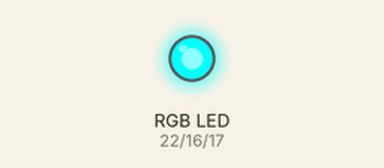
Recording of a sketch running on a simulated ESP32. Shown: an RGB LED mixed from three pins (HIGH = lit). Pins used as bus, display or sensor lines are not drawn.

Above: at 3.05 s.
At 11.6 s:
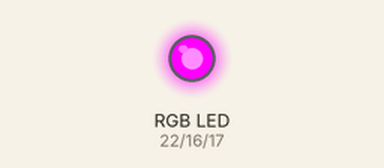
At 20.15 s:
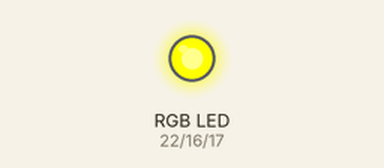
At 28.4 s:
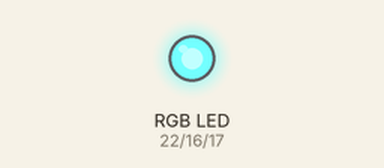
At 32.0 s:
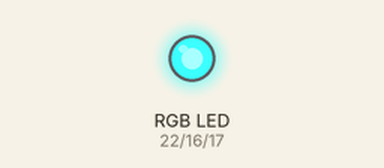
At 36.8 s:
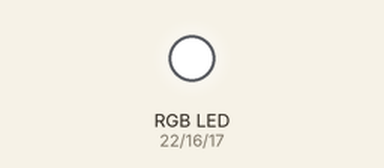
Timing chart, 0 to 47.1 s (numbered marks = the images above):
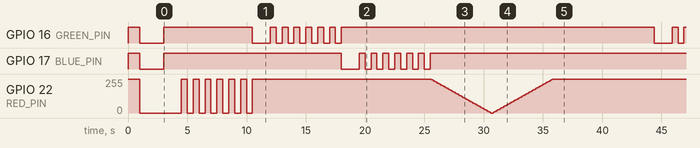

The sketch:

RGB_LED.ino
```cpp
//This program is used to operate RGB tricolor lights

//pin usage as follow:
//                   RED  GREEN  BLUE   VCC    GND
//ESP32-WROOM-32E:   22    16     17    5V     GND

//Low level  -- turn on LED light
//High level -- turn off LED light

/***********************************************************************************
* @attention
*
* THE PRESENT FIRMWARE WHICH IS FOR GUIDANCE ONLY AIMS AT PROVIDING CUSTOMERS
* WITH CODING INFORMATION REGARDING THEIR PRODUCTS IN ORDER FOR THEM TO SAVE
* TIME. AS A RESULT, QD electronic SHALL NOT BE HELD LIABLE FOR ANY
* DIRECT, INDIRECT OR CONSEQUENTIAL DAMAGES WITH RESPECT TO ANY CLAIMS ARISING
* FROM THE CONTENT OF SUCH FIRMWARE AND/OR THE USE MADE BY CUSTOMERS OF THE
* CODING INFORMATION CONTAINED HEREIN IN CONNECTION WITH THEIR PRODUCTS.
**********************************************************************************/

#include <Arduino.h>

#define RED_PIN 22
#define GREEN_PIN 16
#define BLUE_PIN 17

#define LED_ON  0
#define LED_OFF 1

int freq = 2000;    // frequency
int channel = 0;    // aisle
int resolution = 8;   // Resolution

const int led = RED_PIN;
void setup()
{
  //Initialize GPIO, turn off tricolor light

  pinMode(RED_PIN, OUTPUT);
  pinMode(GREEN_PIN, OUTPUT);
  pinMode(BLUE_PIN, OUTPUT);
  digitalWrite(RED_PIN, LED_OFF);  //RED
  digitalWrite(GREEN_PIN, LED_OFF); //GREEN
  digitalWrite(BLUE_PIN, LED_OFF); //GREEN
  delay(1000);
  digitalWrite(RED_PIN, LED_ON);  //RED
  digitalWrite(GREEN_PIN, LED_ON); //GREEN
  digitalWrite(BLUE_PIN, LED_ON); //GREEN
  delay(2000);
  // ledcAttach(led,freq,resolution);
  //ledcSetup(channel, freq, resolution); // set channel
  //ledcAttachPin(led, channel);  // Connect the channel to the corresponding pin
 // ledcAttachChannel(led, freq, resolution, channel);
}

void loop()
{
  int i = 0;
  digitalWrite(GREEN_PIN, LED_OFF);
  digitalWrite(BLUE_PIN, LED_OFF);
  digitalWrite(RED_PIN, LED_ON);
  delay(1500);
  for(i=0;i<6;i++)
  {
     digitalWrite(RED_PIN, LED_OFF);
     delay(500);
     digitalWrite(RED_PIN, LED_ON);
     delay(500);
  }
  digitalWrite(RED_PIN, LED_OFF);
  digitalWrite(BLUE_PIN, LED_OFF);
  digitalWrite(GREEN_PIN, LED_ON);
  delay(1500);
  for(i=0;i<6;i++)
  {
     digitalWrite(GREEN_PIN, LED_OFF);
     delay(500);
     digitalWrite(GREEN_PIN, LED_ON);
     delay(500);
  }
  digitalWrite(RED_PIN, LED_OFF);
  digitalWrite(GREEN_PIN, LED_OFF);
  digitalWrite(BLUE_PIN, LED_ON);
  delay(1500);
  for(i=0;i<6;i++)
  {
     digitalWrite(BLUE_PIN, LED_OFF);
     delay(500);
     digitalWrite(BLUE_PIN, LED_ON);
     delay(500);
  }
  digitalWrite(RED_PIN, LED_OFF);  //RED
  digitalWrite(GREEN_PIN, LED_OFF); //GREEN
  digitalWrite(BLUE_PIN, LED_OFF); //GREEN
  //ledcAttachPin(led, channel);
  // ledcAttach(led,freq,resolution);
  ledcAttachChannel(led, freq, resolution, channel);
  // gradually brighten
   for (int dutyCycle = 255; dutyCycle >= 0; dutyCycle = dutyCycle - 5)
  {
    ledcWrite(led, dutyCycle);  // output PWM
    delay(100);
  }
  // gradually darken
  for (int dutyCycle = 0; dutyCycle <= 255; dutyCycle = dutyCycle + 5)
  {
    ledcWrite(led, dutyCycle);  // output PWM
    delay(100);
  }
  delay(1000);
  ledcDetach(led);
}
```

Measured:
- by itself, GPIO 16 (GREEN_PIN): HIGH → LOW at 1.0 s, → HIGH 2.0 s later, → LOW 7.5 s later, → HIGH 1.5 s later, … (58 changes in this stretch)
- by itself, GPIO 17 (BLUE_PIN): HIGH → LOW at 1.0 s, → HIGH 2.0 s later, → LOW 15.0 s later, → HIGH 1.5 s later, … (58 changes in this stretch)
